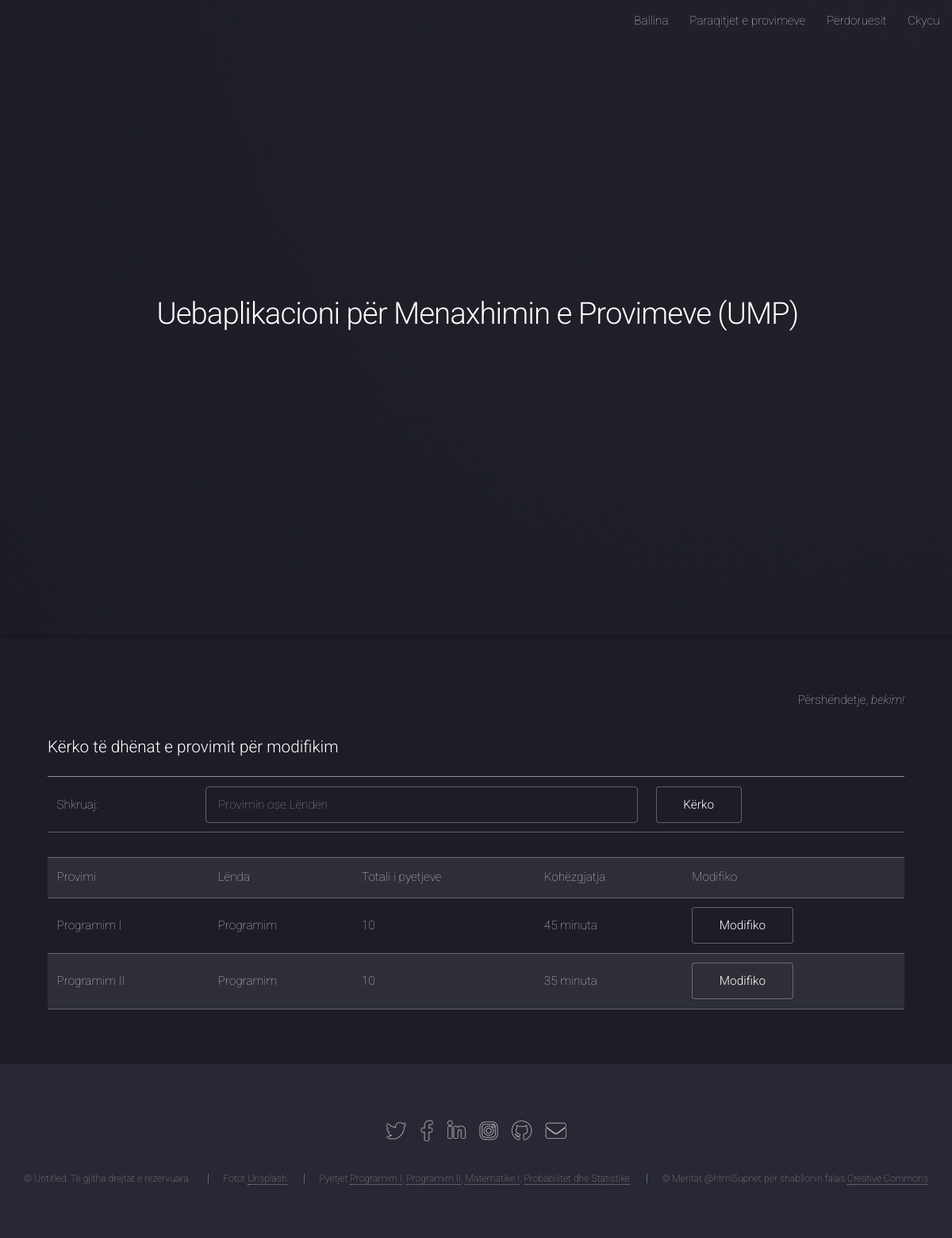
The app's page /ModuliAdministratorit/modifiko_provim_forma.php?term=Programim I (signed in) with its own data.
### tables this page shows
CREATE TABLE `ump_informacionet` (
  `ID_Info` int(11) NOT NULL,
  `Shenimi` varchar(100) NOT NULL,
  `Shpjegimi` varchar(10000) NOT NULL,
  `Pjesa_Faqes` varchar(50) NOT NULL
);

CREATE TABLE `ump_perdoruesit` (
  `ID_Perdoruesi` int(11) NOT NULL,
  `Emri_Perdoruesi` varchar(30) NOT NULL,
  `Fjalekalimi_Perdoruesi` varchar(30) NOT NULL,
  `Adresa_Perdoruesi` varchar(50) NOT NULL,
  `Email_Perdoruesi` varchar(50) NOT NULL
);

CREATE TABLE `ump_provimet` (
  `ID_Prov` int(11) NOT NULL,
  `ID_Lenda` int(11) NOT NULL,
  `Emri_Prov` varchar(50) NOT NULL,
  `Totali_Pyetjeve` varchar(30) NOT NULL,
  `Kohezgjatja` varchar(30) NOT NULL
);

CREATE TABLE `ump_lendet` (
  `ID_Lenda` int(11) NOT NULL,
  `ID_Profesori` int(11) NOT NULL,
  `Emri_Lenda` varchar(50) NOT NULL,
  `Pershkrimi_Lenda` varchar(1000) NOT NULL,
  `Foto_Lenda` blob NOT NULL,
  `Emri_Foto` varchar(50) NOT NULL
);

### ModuliAdministratorit/kontrollo.php (called while the page is built, shortened)
<?php
include('konfiguro.php');
$kontrollo_perdorues=$_SESSION['Emri_Perdoruesi'];
$starto_deklarate = mysqli_query($lidhu,"SELECT Emri_Perdoruesi FROM ump_perdoruesit WHERE Emri_Perdoruesi='$kontrollo_perdorues' ");
$rreshti=mysqli_fetch_array($starto_deklarate,MYSQLI_ASSOC);
$kycu_perdorues=$rreshti['Emri_Perdoruesi'];
?>

### ModuliAdministratorit/modifiko_provim_forma.php (the view, shortened to what this page needs)
<?php
	include("kontrollo.php");
?>
<?php
include_once("konfiguro.php");
?>
<!DOCTYPE HTML>
<html>
	<head>
		<link rel="stylesheet" href="assets/css/main.css" />
	</head>
	<body class="is-preload landing">
		<div id="page-wrapper">
			<header id="header">
					<?php include_once("meny.php"); ?>
			</header>
		<?php include_once("fillimi_faqes.php"); ?>
		<div id="main" class="wrapper style1">
			<div class="container">
						<section>
							<p style="text-align:right;">Përshëndetje, <em><?php  echo $kycu_perdorues;?>!</em></p>
						</section>
						<section>
								<form method="post" action="" >
								<table>
									<tr>
									<h3>Kërko të dhënat e provimit për modifikim</h3>
									</tr>
									<tr>
										<td>
											Shkruaj:
										</td>
										<td>
											<input type="text" name="term" placeholder="Provimin ose Lëndën"/>
										</td>
										<td> <input type="submit" value="Kërko" /></td>
									</tr>
								</table>
								</form>
						</section>
						<section>
							<div class="table-wrapper">
								<table  border="0">
										<tr bgcolor='#CCCCCC'>
											<td>Provimi</td>
											<td>Lënda</td>
											<td>Totali i pyetjeve</td>
											<td>Kohëzgjatja</td>
											<td>Modifiko</td>
										</tr>
												<?php
												if (!empty($_REQUEST['term'])) {
												$term = mysqli_real_escape_string
												($lidhu,$_REQUEST['term']);
												$deklarate = mysqli_query($lidhu,
												"SELECT
													  ump_provimet.ID_Prov,
													  ump_lendet.Emri_Lenda,
													  ump_provimet.Emri_Prov,
													  ump_provimet.Totali_Pyetjeve,
													  ump_provimet.Kohezgjatja
													FROM
													  ump_provimet
													INNER JOIN
													  ump_lendet ON ump_provimet.ID_Lenda = ump_lendet.ID_Lenda
													WHERE
													  ump_provimet.Emri_Prov LIKE '%".$term."%' OR ump_provimet.ID_Lenda LIKE '%".$term."%'"
														);
												while($rreshti = mysqli_fetch_array($deklarate)) {
														echo "<tr>";
														echo "<td>".$rreshti['Emri_Prov']."</td>";
														echo "<td>".$rreshti['Emri_Lenda']."</td>";
														echo "<td>".$rreshti['Totali_Pyetjeve']."</td>";
														echo "<td>".$rreshti['Kohezgjatja']."</td>";
														echo "<td><a href=\"modifiko_Provim.php?ID_Prov=$rreshti[ID_Prov]\" class='button' class='button primary'>
														Modifiko</a></td></tr>";
													}
												}
												?>
								</table>
							</div>
						</section>
			</div>
		</div>
				<?php include_once("fundi_faqes.php"); ?>
		</div>
	</body>
</html>

### ModuliAdministratorit/meny.php (shortened to what this page needs)
<?php
	$rezultati = mysqli_query($lidhu, "SELECT * FROM ump_informacionet WHERE Pjesa_Faqes='Meny_Administratori'");
	while ($rreshti = mysqli_fetch_assoc($rezultati)) {
	  extract($rreshti);
		 echo $Shpjegimi;
		}
?>

### ModuliAdministratorit/fillimi_faqes.php (shortened to what this page needs)
		<?php
				$rezultati = mysqli_query($lidhu, "SELECT * FROM ump_informacionet WHERE Pjesa_Faqes='Fillimi'");
				while ($rreshti = mysqli_fetch_assoc($rezultati)) {
				  extract($rreshti);
		?>
	<section id="banner">
			<div class="content">
				<header>
					<h2><?php echo $Shenimi ?></h2>
				</header>
			</div>
	</section>
<?php } ?>

### ModuliAdministratorit/fundi_faqes.php (shortened to what this page needs)
<footer id="footer">
		<ul class="icons">
					<?php
								$rezultati = mysqli_query($lidhu, "SELECT * FROM ump_informacionet WHERE Pjesa_Faqes='Fundi_RrjetetSociale'");
								while ($rreshti = mysqli_fetch_assoc($rezultati)) {
								  extract($rreshti);
					?>
					<?php echo $Shpjegimi; ?>
					<?php } ?>
		</ul>
		<ul class="copyright">
						<?php
						$rezultati = mysqli_query($lidhu, "SELECT * FROM ump_informacionet WHERE Pjesa_Faqes='Fundi_EdrejtaAutoriale'");
						while ($rreshti = mysqli_fetch_assoc($rezultati)) {
						  extract($rreshti);
						?>
			<?php echo $Shpjegimi; ?>
					<?php } ?>
		</ul>
</footer>

### records on screen
ump_informacionet: Shpjegimi "Ballina Paraqitjet e provimeve Përdoruesit Ckycu"
ump_informacionet: Shenimi "Uebaplikacioni për Menaxhimin e Provimeve (UMP)"
ump_perdoruesit: Emri_Perdoruesi "bekim"
ump_provimet: Emri_Prov "Programim I", ID_Lenda.Emri_Lenda "Programim", Totali_Pyetjeve "10", Kohezgjatja "45 minuta"
ump_provimet: Emri_Prov "Programim II", ID_Lenda.Emri_Lenda "Programim", Totali_Pyetjeve "10", Kohezgjatja "35 minuta"
ump_informacionet: Shpjegimi "© Untitled. Të gjitha drejtat e rezervuara. Fotot Unsplash Pyetjet Programim I , Programim II , Matematike I , Probabilitet dhe Statistike © Meritat @html5upnet për shabllonin falas Creative Commons"
